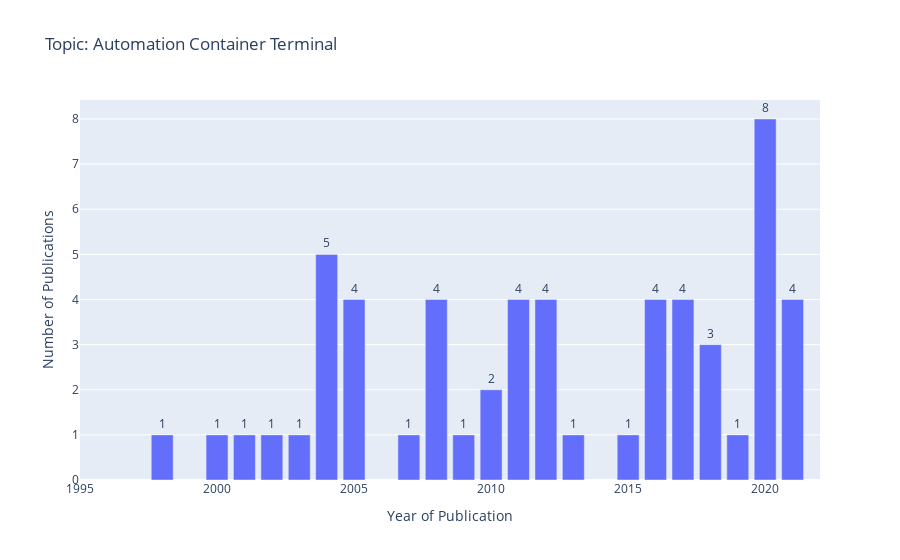

Notebook code for this chart:
### Markdown cell above
### Publications per year

### Code cell
fig = go.Figure(data=[go.Bar(x=papers_df.groupby("year").count()["title"].index, y= papers_df.groupby("year").count()["title"],
        texttemplate="%{y}",
        textposition="outside",
        textangle=0)])


fig.update_layout(title = f"'{topic}' Publications per Year" )

# Update xaxis properties
fig.update_xaxes(title="Year of Publication", range=[199=, 2025])

# Update yaxis properties
fig.update_yaxes(title="Number of Publications")


fig.show()

### Figure 1 — Plotly figure (JSON) as saved in the notebook; plotly's stock layout.template omitted (floating-point values rounded to 4 significant figures)
{"data": [{"textangle": 0, "textposition": "outside", "texttemplate": "%{y}", "type": "bar", "x": [0, 1998, 2000, 2001, 2002, 2003, 2004, 2005, 2007, 2008, 2009, 2010, 2011, 2012, 2013, 2015, 2016, 2017, 2018, 2019, 2020, 2021], "y": [4, 1, 1, 1, 1, 1, 5, 4, 1, 4, 1, 2, 4, 4, 1, 1, 4, 4, 3, 1, 8, 4]}], "layout": {"title": {"text": "Topic: Automation Container Terminal"}, "xaxis": {"range": [1995, 2022], "title": {"text": "Year of Publication"}}, "yaxis": {"title": {"text": "Number of Publications"}}}}
